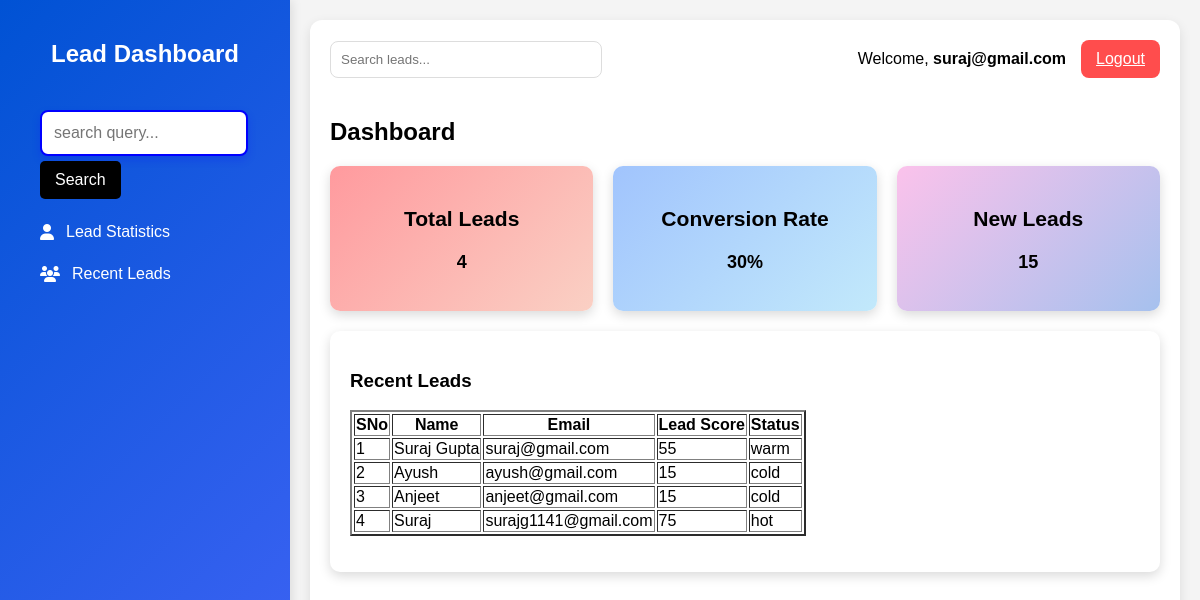
The page /dashboard (signed in) on the database as committed earlier.
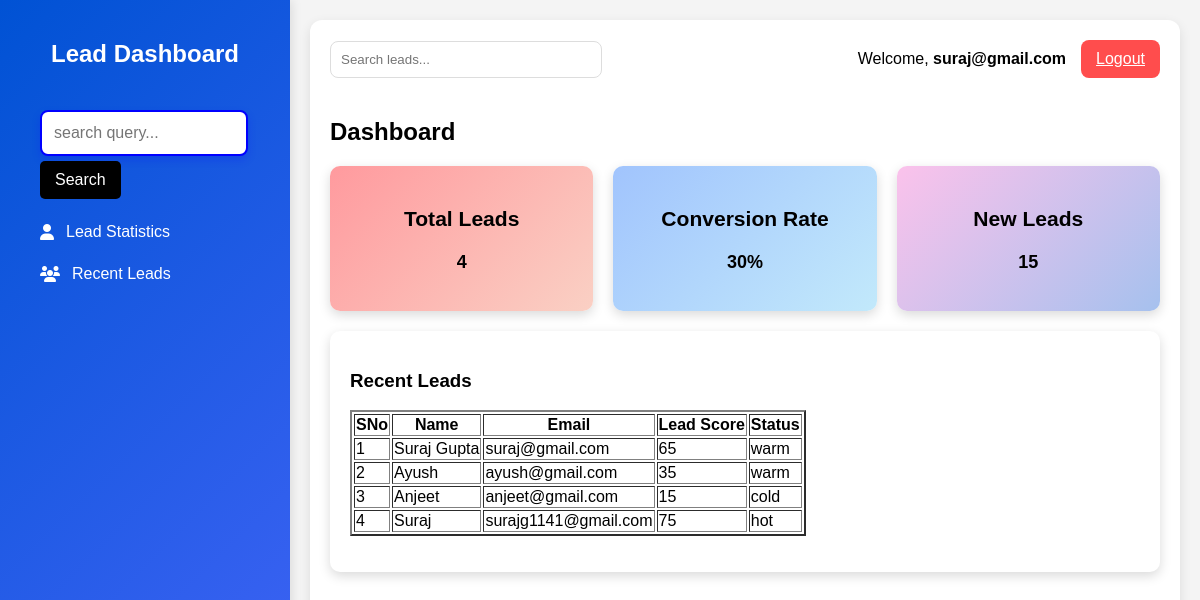
The same page on the database as committed later.
### main.py (models this page shows, shortened)
class User(db.Model):
    __bind_key__ = 'db1'  # Uses user.db
    id           = db.Column(db.Integer, primary_key=True)
    name         = db.Column(db.String(100), nullable=False)
    email        = db.Column(db.String(100), unique=True)
    password     = db.Column(db.String(8))
    lead_score   = db.Column(db.Integer, nullable=False)
    status       = db.Column(db.String(10), nullable=False)

### main.py (the view, shortened to what this page needs)
@app.route('/dashboard', methods=['GET', 'POST'])
def dashboard():
    if session['email']:
        user = User.query.filter_by(email = session['email']).first()
        all_leads = User.query.all()
        count = 0
        for lead in all_leads:
            count += 1
        return render_template('dashboard.html', all_leads=all_leads, user=user, count = count)
    return redirect('/login')

### templates/dashboard.html (shortened to what this page needs)
<!DOCTYPE html>
<html lang="en">
<head>
    <link rel="stylesheet" href="static/style/dashboard.css">
</head>
<body>
    <div class="dashboard">
        <div class="sidebar">
            <h2>Lead Dashboard</h2>
            <div class="menu">
                <div class="menu-item">
                    <form action="/dashboard" method="post">
                        <input type="text" name="query" , id="query" class="search-input" placeholder="search query...">
                        <button type="submit" class="search-button">Search</button>
                    </form>
                </div>
                <div class="menu-item"><i class="fas fa-user"></i> Lead Statistics</div>
                <div class="menu-item"><i class="fas fa-users"></i> Recent Leads</div>
            </div>
        </div>
        <div class="main-content">
            <div class="top-bar">
                <div class="search-bar">
                    <input type="text" placeholder="Search leads...">
                </div>
                <div class="user-info">
                    <span>Welcome, <strong>{{ user.email }}</strong></span>
                    <a href="/login" class="logout-btn">Logout</a>
                </div>
            </div>
            <h2>Dashboard</h2>
            <div class="stats">
                <div class="stat-box">
                    <h3>Total Leads</h3>
                    <p id="total-leads"> {{ count }} </p>
                </div>
                <div class="stat-box" style="background: linear-gradient(135deg, #a1c4fd, #c2e9fb);">
                    <h3>Conversion Rate</h3>
                    <p id="conversion-rate">30%</p>
                </div>
                <div class="stat-box" style="background: linear-gradient(135deg, #fbc2eb, #a6c1ee);">
                    <h3>New Leads</h3>
                    <p id="new-leads">15</p>
                </div>
            </div>
            <div class="recent-leads">
                <h3>Recent Leads</h3>
                <ul class="lead-list" id="lead-list">
                    <div class="container">
                        <div class="table-responsive">
                            <table class="table table-bordered" border="2px">
                                <thead>
                                    <tr>
                                        <th>SNo</th>
                                        <th>Name</th>
                                        <th>Email</th>
                                        <th>Lead Score</th>
                                        <th>Status</th>
                                    </tr>
                                </thead>
                                <tbody>
                                    {% for visitor in all_leads %}
                                    <tr>
                                        <td>{{ loop.index }}</td>
                                        <td>{{ visitor.name }}</td>
                                        <td>{{ visitor.email }}</td>
                                        <td>{{ visitor.lead_score }}</td>
                                        <td>{{ visitor.status }}</td>
                                    </tr>
                                    {% endfor %}
                                </tbody>
                            </table>
                        </div>
                    </div>
                </ul>
            </div>
        </div>
    </div>
</body>
</html>

Rows that differ between the two databases and show on the page:
changed User "Suraj Gupta": lead_score "55" → "65"
changed User "Ayush": lead_score "15" → "35"; status "cold" → "warm"
